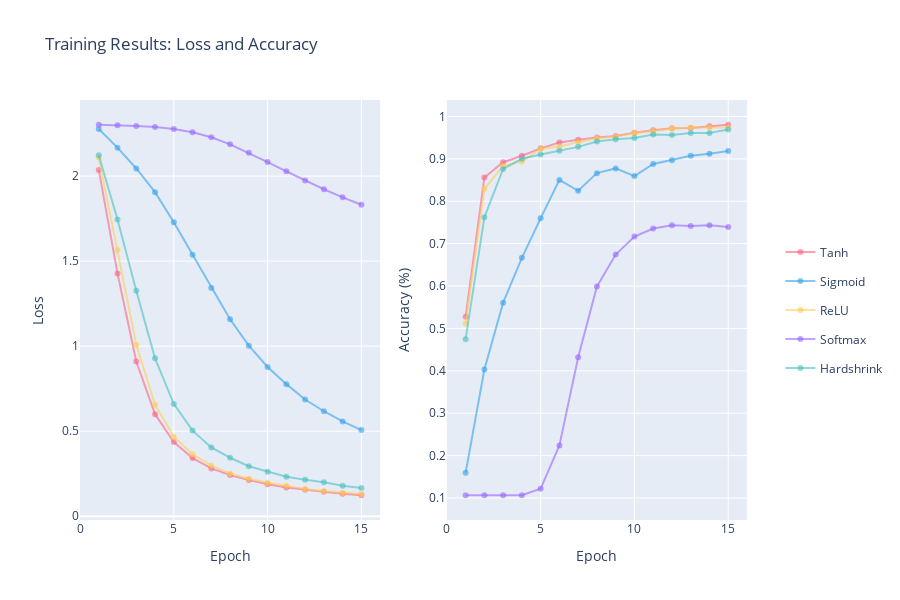

Source (notebook cell):
### Code cell
import plotly.graph_objects as go

def plot_training_results(results, colors):
    """
    Plots the training results showing both loss and accuracy for each model configuration using Plotly.
    Each activation function is represented by a single color across both plots, with a single legend entry.

    Parameters:
        results (dict): A dictionary where each key is a model name and each value is another
                        dictionary with keys 'losses' and 'accuracies', which are lists of
                        values for each epoch.
    """
    if not results:
        print("No results to display.")
        return

    # Determine the number of epochs from the first entry in the results
    epochs = list(range(1, len(next(iter(results.values()))['losses']) + 1))

    # Create figures for loss and accuracy
    fig = go.Figure()

    # Adding Loss and Accuracy Traces
    for name, data in results.items():
        fig.add_trace(go.Scatter(
            x=epochs, y=data['losses'],
            mode='lines+markers',
            name=name,
            line=dict(color=colors[name]),
            legendgroup=name,  # Group by name for single legend entry
            showlegend=True
        ))
        fig.add_trace(go.Scatter(
            x=epochs, y=data['accuracies'],
            mode='lines+markers',
            name=name,
            line=dict(color=colors[name]),
            xaxis='x2',
            yaxis='y2',
            legendgroup=name,  # Group by name for single legend entry
            showlegend=False  # Hide legend for accuracy to avoid duplicate entries
        ))

    # Update layout for a subplot appearance with legend on the right
    fig.update_layout(
        title='Training Results: Loss and Accuracy',
        xaxis=dict(title='Epoch', domain=[0, 0.45]),
        yaxis=dict(title='Loss'),
        xaxis2=dict(title='Epoch', domain=[0.55, 1]),
        yaxis2=dict(title='Accuracy (%)', anchor='x2'),
        legend=dict(
            x=1.05,
            xanchor='left',
            y=0.5,
            yanchor='middle'
        ),
        height=600
    )

    fig.show()

plot_training_results(results, color_map)

### Figure 1 — Plotly figure (JSON) as saved in the notebook; plotly's stock layout.template omitted (floating-point values rounded to 4 significant figures)
{"data": [{"legendgroup": "Tanh", "line": {"color": "rgba(255, 99, 132, 0.6)"}, "mode": "lines+markers", "name": "Tanh", "showlegend": true, "type": "scatter", "x": [1, 2, 3, 4, 5, 6, 7, 8, 9, 10, 11, 12, 13, 14, 15], "y": [2.037, 1.427, 0.9096, 0.6, 0.4359, 0.3419, 0.2809, 0.2418, 0.2123, 0.1877, 0.1691, 0.155, 0.1432, 0.132, 0.1233]}, {"legendgroup": "Tanh", "line": {"color": "rgba(255, 99, 132, 0.6)"}, "mode": "lines+markers", "name": "Tanh", "showlegend": false, "type": "scatter", "x": [1, 2, 3, 4, 5, 6, 7, 8, 9, 10, 11, 12, 13, 14, 15], "xaxis": "x2", "y": [0.5275, 0.8559, 0.8921, 0.9074, 0.9248, 0.9388, 0.945, 0.9506, 0.9541, 0.9617, 0.9673, 0.9722, 0.9729, 0.977, 0.9805], "yaxis": "y2"}, {"legendgroup": "Sigmoid", "line": {"color": "rgba(54, 162, 235, 0.6)"}, "mode": "lines+markers", "name": "Sigmoid", "showlegend": true, "type": "scatter", "x": [1, 2, 3, 4, 5, 6, 7, 8, 9, 10, 11, 12, 13, 14, 15], "y": [2.277, 2.167, 2.045, 1.906, 1.729, 1.537, 1.342, 1.158, 1.003, 0.8774, 0.7767, 0.6861, 0.6173, 0.5577, 0.5068]}, {"legendgroup": "Sigmoid", "line": {"color": "rgba(54, 162, 235, 0.6)"}, "mode": "lines+markers", "name": "Sigmoid", "showlegend": false, "type": "scatter", "x": [1, 2, 3, 4, 5, 6, 7, 8, 9, 10, 11, 12, 13, 14, 15], "xaxis": "x2", "y": [0.1594, 0.4029, 0.5609, 0.6667, 0.7599, 0.8504, 0.8246, 0.8664, 0.8775, 0.8594, 0.888, 0.897, 0.9074, 0.9123, 0.9186], "yaxis": "y2"}, {"legendgroup": "ReLU", "line": {"color": "rgba(255, 206, 86, 0.6)"}, "mode": "lines+markers", "name": "ReLU", "showlegend": true, "type": "scatter", "x": [1, 2, 3, 4, 5, 6, 7, 8, 9, 10, 11, 12, 13, 14, 15], "y": [2.109, 1.565, 1.009, 0.6551, 0.4678, 0.3644, 0.2972, 0.2517, 0.2203, 0.1966, 0.1794, 0.1608, 0.1479, 0.1387, 0.131]}, {"legendgroup": "ReLU", "line": {"color": "rgba(255, 206, 86, 0.6)"}, "mode": "lines+markers", "name": "ReLU", "showlegend": false, "type": "scatter", "x": [1, 2, 3, 4, 5, 6, 7, 8, 9, 10, 11, 12, 13, 14, 15], "xaxis": "x2", "y": [0.5115, 0.8295, 0.8831, 0.8935, 0.9235, 0.929, 0.9395, 0.9485, 0.9527, 0.961, 0.9652, 0.9715, 0.9743, 0.9743, 0.9743], "yaxis": "y2"}, {"legendgroup": "Softmax", "line": {"color": "rgba(153, 102, 255, 0.6)"}, "mode": "lines+markers", "name": "Softmax", "showlegend": true, "type": "scatter", "x": [1, 2, 3, 4, 5, 6, 7, 8, 9, 10, 11, 12, 13, 14, 15], "y": [2.302, 2.299, 2.295, 2.289, 2.277, 2.258, 2.229, 2.187, 2.137, 2.082, 2.028, 1.974, 1.923, 1.875, 1.832]}, {"legendgroup": "Softmax", "line": {"color": "rgba(153, 102, 255, 0.6)"}, "mode": "lines+markers", "name": "Softmax", "showlegend": false, "type": "scatter", "x": [1, 2, 3, 4, 5, 6, 7, 8, 9, 10, 11, 12, 13, 14, 15], "xaxis": "x2", "y": [0.1065, 0.1065, 0.1065, 0.1065, 0.1218, 0.2241, 0.4322, 0.5992, 0.6743, 0.7168, 0.7356, 0.7432, 0.7418, 0.7432, 0.739], "yaxis": "y2"}, {"legendgroup": "Hardshrink", "line": {"color": "rgba(75, 192, 192, 0.6)"}, "mode": "lines+markers", "name": "Hardshrink", "showlegend": true, "type": "scatter", "x": [1, 2, 3, 4, 5, 6, 7, 8, 9, 10, 11, 12, 13, 14, 15], "y": [2.122, 1.745, 1.326, 0.9286, 0.6606, 0.5034, 0.4044, 0.344, 0.294, 0.2616, 0.2321, 0.215, 0.2, 0.1789, 0.1657]}, {"legendgroup": "Hardshrink", "line": {"color": "rgba(75, 192, 192, 0.6)"}, "mode": "lines+markers", "name": "Hardshrink", "showlegend": false, "type": "scatter", "x": [1, 2, 3, 4, 5, 6, 7, 8, 9, 10, 11, 12, 13, 14, 15], "xaxis": "x2", "y": [0.4746, 0.762, 0.8761, 0.9005, 0.9102, 0.9193, 0.9283, 0.9408, 0.9464, 0.9492, 0.9576, 0.9562, 0.961, 0.961, 0.9694], "yaxis": "y2"}], "layout": {"height": 600, "legend": {"x": 1.05, "xanchor": "left", "y": 0.5, "yanchor": "middle"}, "title": {"text": "Training Results: Loss and Accuracy"}, "xaxis": {"domain": [0, 0.45], "title": {"text": "Epoch"}}, "xaxis2": {"domain": [0.55, 1], "title": {"text": "Epoch"}}, "yaxis": {"title": {"text": "Loss"}}, "yaxis2": {"anchor": "x2", "title": {"text": "Accuracy (%)"}}}}
